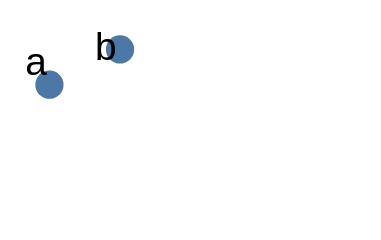

Specify this chart in Vega-Lite:
### Vega specification from a JSON file in a GitHub repository (floating-point values rounded to 4 significant figures)
{"width": 100, "height": 60, "padding": 4, "data": [{"name": "pts", "values": [{"x": 1, "y": 2, "t": "a"}, {"x": 3, "y": 1, "t": "b"}]}, {"name": "none", "values": []}], "marks": [{"type": "rule", "name": "empty", "from": {"data": "none"}}, {"type": "symbol", "from": {"data": "pts"}, "encode": {"enter": {"x": {"field": "x", "mult": 10}, "y": {"field": "y", "mult": 10}}}}, {"type": "text", "from": {"data": "pts"}, "encode": {"enter": {"text": {"field": "t"}, "x": {"field": "x", "mult": 10}, "y": {"field": "y", "mult": 10}}}, "transform": [{"type": "label", "avoidMarks": {"signal": "[1]"}, "size": [100, 60]}]}]}
